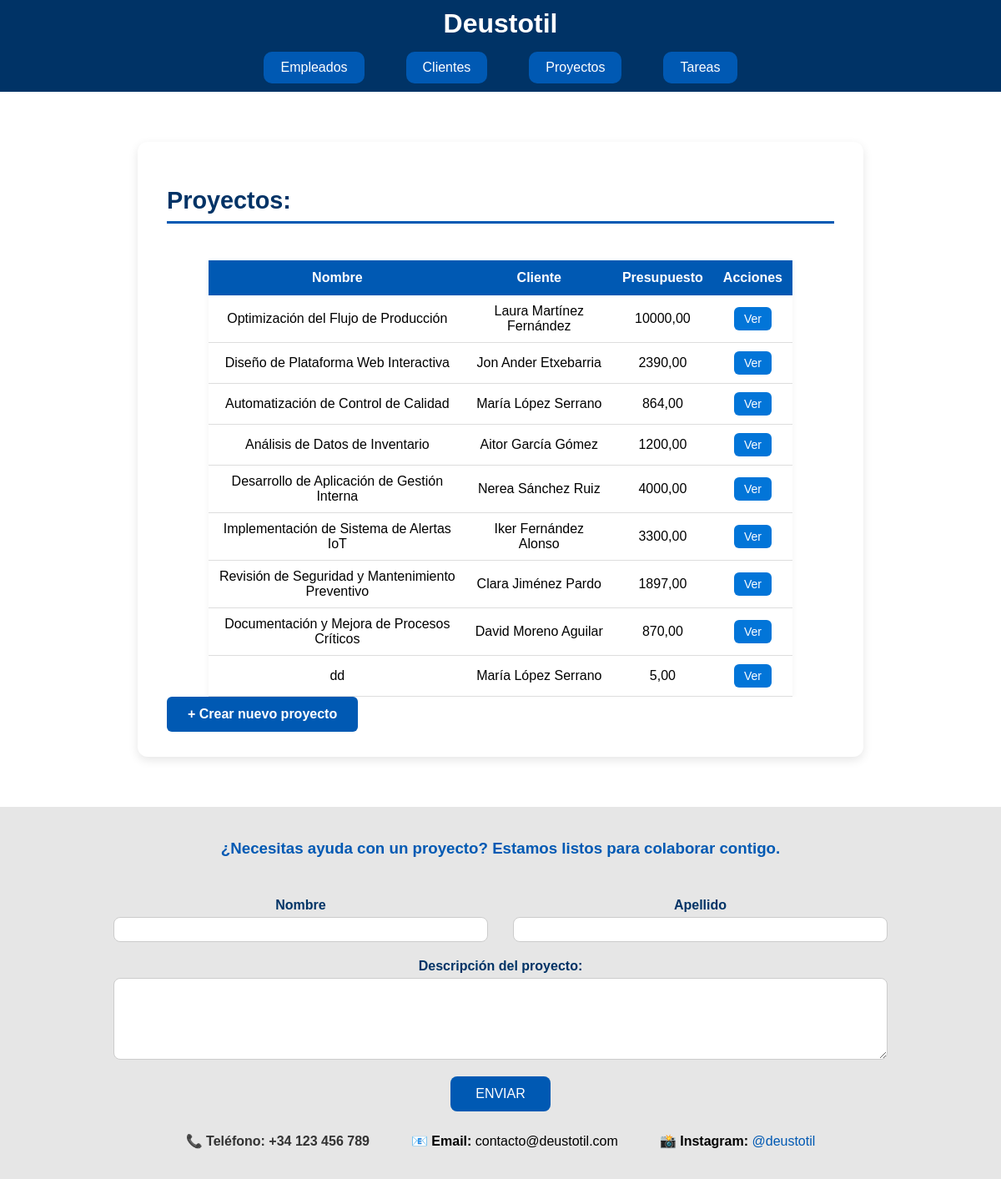
/deustotil/lista_proyecto (signed in), run on an earlier commit of the app's database.
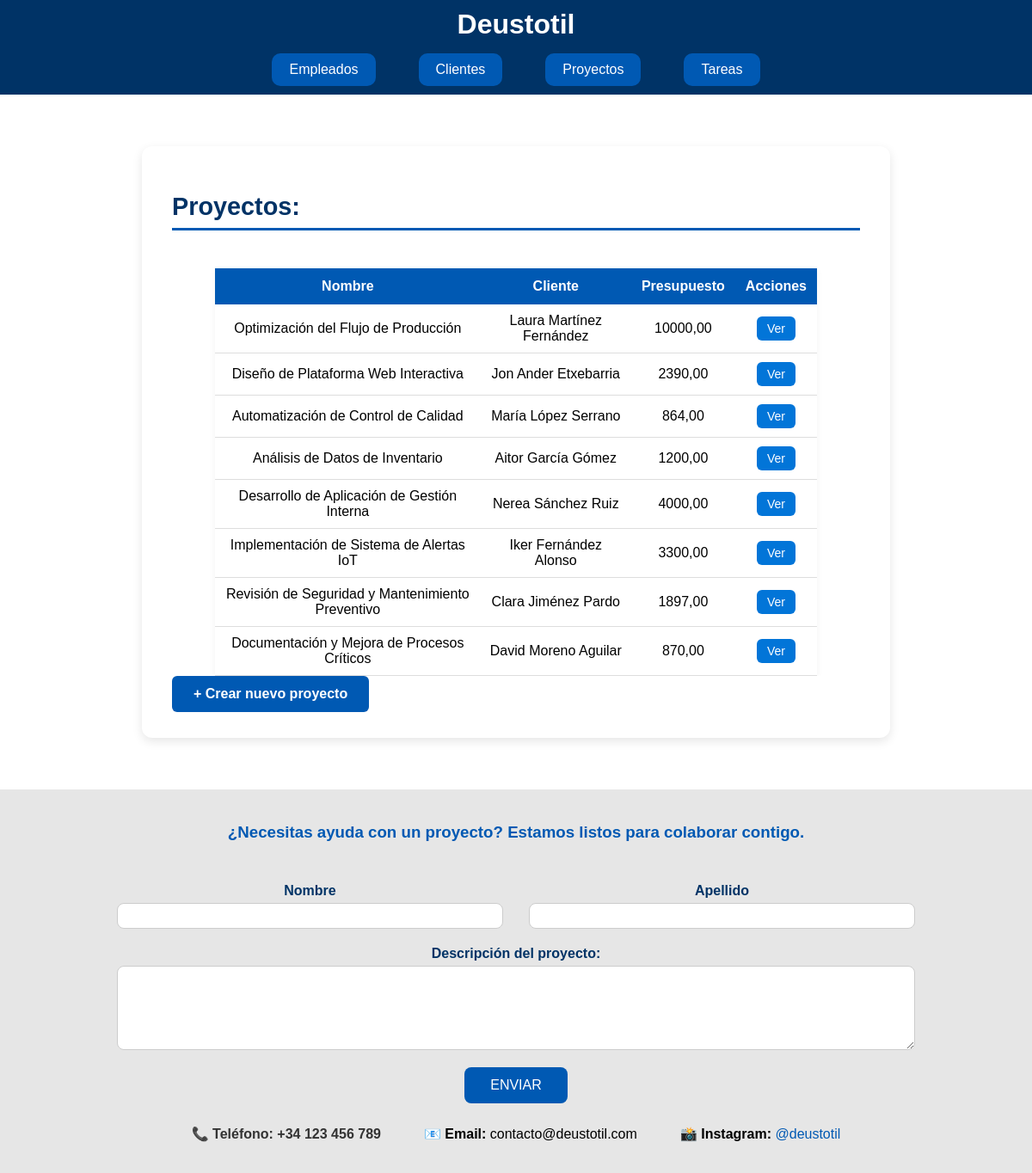
And on a later commit of the database.
### appEmpresaDjango/models.py (models this page shows, shortened)
class Proyecto(models.Model):
    nombre = models.CharField(max_length=100)
    descripcion = models.TextField()
    fecha_inicio = models.DateField()
    fecha_fin = models.DateField()
    presupuesto = models.DecimalField(max_digits=10, decimal_places=2)
    cliente = models.ForeignKey(Cliente, on_delete=models.CASCADE, related_name='proyectos')
    responsables = models.ManyToManyField(Empleado, blank=True, related_name="proyectos_responsables")

class Cliente(models.Model):
    nombre = models.CharField(max_length=100)
    email = models.EmailField()
    telefono = models.CharField(max_length=20)
    direccion = models.TextField()
    def __str__(self):
        return self.nombre

### appEmpresaDjango/views.py (the view)
# urls.py: path('lista_proyecto', views.ListProyectoView.as_view(), name='lista_proyecto'),
class ListProyectoView(LoginRequiredMixin, ListView):
    model = Proyecto
    queryset = Proyecto.objects.all()
    login_url = '/login/'

### appEmpresaDjango/templates/appEmpresaDjango/proyecto_list.html
{% extends "base.html" %}
{% block content %}
<section id="contenido" class="seccion-contenido">
    <h2 class="titulo-seccion">Proyectos:</h2>
   <div class="tabla-contenedor">
    <table class="tabla-datos">
        <thead>
            <tr>
                <th>Nombre</th>
                <th>Cliente</th>
                <th>Presupuesto</th>
                <th>Acciones</th>
            </tr>
        </thead>
        <tbody>
            {% for lista_proyecto in object_list %}
            <tr>
                <td>{{ lista_proyecto.nombre }}</td>
                <td>{{ lista_proyecto.cliente }}</td>
                <td>{{ lista_proyecto.presupuesto }}</td>
                <td>
                    <a href="{% url 'detalles_proyecto' lista_proyecto.id %}" class="boton-ver">Ver</a>
                </td>
            </tr>
            {% empty %}
            <tr>
                <td colspan="4" class="mensaje-vacio">No hay proyectos registrados.</td>
            </tr>
            {% endfor %}
        </tbody>
    </table>
</div>
    <a href="{% url 'crear_proyecto' %}" class="boton-nuevo">
        + Crear nuevo proyecto
    </a>
</section>
{% endblock %}

What changed in the data, as far as the page shows it:
removed Proyecto: nombre "dd", cliente "María López Serrano", presupuesto "5,00"
